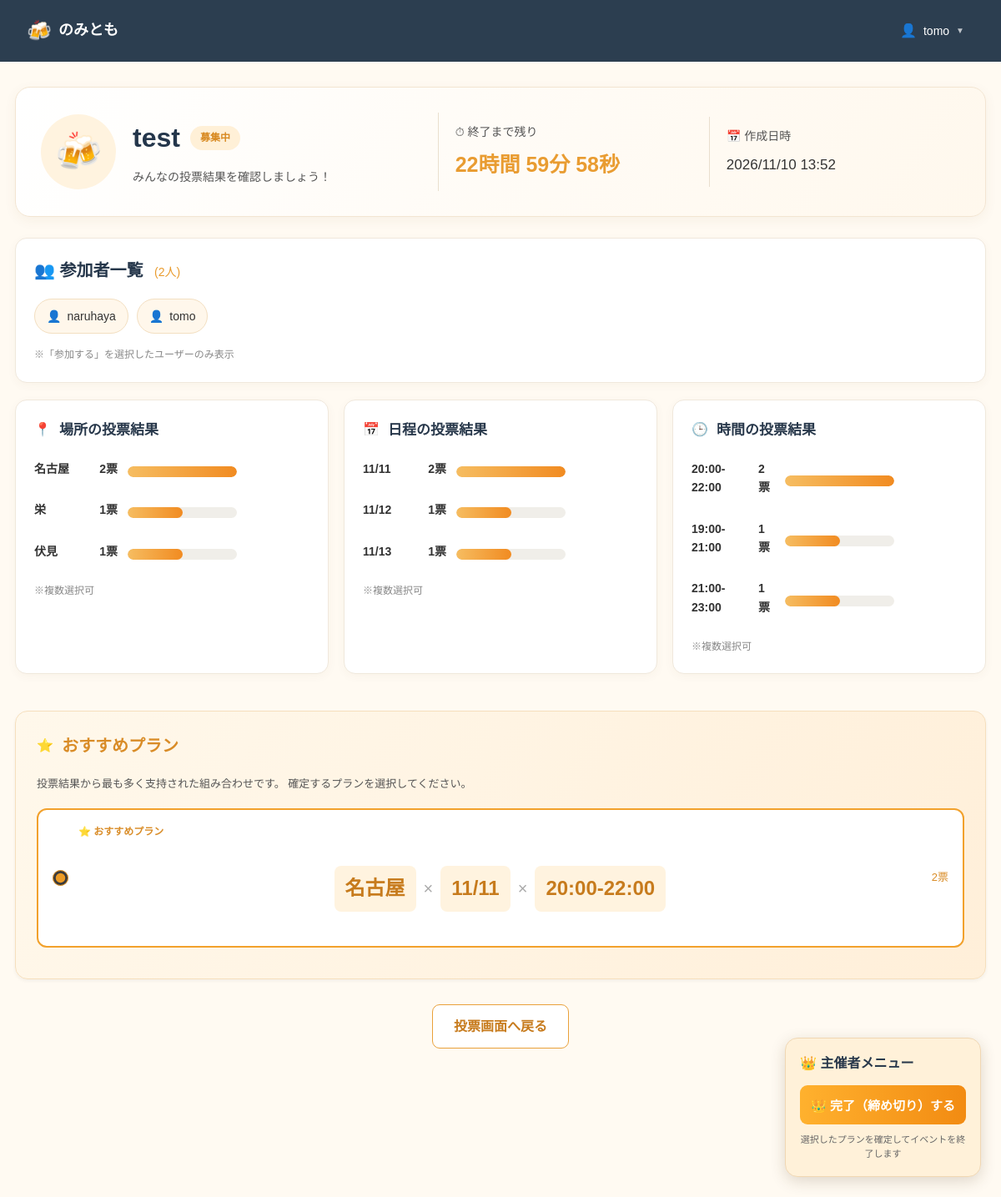
Screenshot of /result (signed in) with the database file from the repository.
### tables this page shows
CREATE TABLE users (
    id INTEGER PRIMARY KEY AUTOINCREMENT,
    username TEXT NOT NULL UNIQUE,
    email TEXT NOT NULL UNIQUE,
    password_hash TEXT NOT NULL,
    created_at DATETIME NOT NULL DEFAULT CURRENT_TIMESTAMP
);

CREATE TABLE events (
    id INTEGER PRIMARY KEY AUTOINCREMENT,

    title TEXT NOT NULL,

    host_user_id INTEGER NOT NULL,

    places TEXT,
    dates TEXT,
    times TEXT,

    is_active BOOLEAN NOT NULL DEFAULT 1,

    created_at DATETIME NOT NULL DEFAULT (datetime('now','localtime')),

    finished_at DATETIME, remind_close_sent INTEGER DEFAULT 0, remind_day_sent INTEGER DEFAULT 0, final_date TEXT, final_place TEXT, final_time TEXT, final_votes INTEGER DEFAULT 0,

    FOREIGN KEY(host_user_id)
        REFERENCES users(id)
);

CREATE TABLE votes (
    id INTEGER PRIMARY KEY AUTOINCREMENT,

    event_id INTEGER NOT NULL,
    user_id INTEGER NOT NULL,

    is_join INTEGER NOT NULL,

    place TEXT,
    date TEXT,
    time_slot TEXT,

    created_at DATETIME DEFAULT CURRENT_TIMESTAMP,

    FOREIGN KEY(event_id)
        REFERENCES events(id),

    FOREIGN KEY(user_id)
        REFERENCES users(id)
);

### app.py (the view)
@app.route("/result")
def result():
    auto_close_event()
    if not login_required():
        return redirect(url_for("login"))
    conn = get_db()
    try:
        event = conn.execute("""
            SELECT
                events.*,
                users.username AS host_name
            FROM events
            JOIN users ON events.host_user_id = users.id
            ORDER BY events.is_active DESC, events.id DESC
            LIMIT 1
        """).fetchone()
        if event is None:
            return redirect(url_for("index"))
        votes = conn.execute("""
            SELECT votes.*, users.username
            FROM votes
            JOIN users ON votes.user_id = users.id
            WHERE votes.event_id = ?
        """, (event["id"],)).fetchall()
        participants = []
        place_counter = Counter()
        date_counter = Counter()
        time_counter = Counter()
        for vote in votes:
            if vote["is_join"]:
                participants.append(vote["username"])
                for p in (vote["place"] or "").split(","):
                    if p.strip():
                        place_counter[p.strip()] += 1
                for d in (vote["date"] or "").split(","):
                    if d.strip():
                        date_counter[d.strip()] += 1
                for t in (vote["time_slot"] or "").split(","):
                    if t.strip():
                        time_counter[t.strip()] += 1
        recommended_plans = get_recommended_plans(votes)
        created = datetime.strptime(
            event["created_at"],
            "%Y-%m-%d %H:%M:%S"
        )
        end_time = created + timedelta(hours=24)
        remain = end_time - datetime.now()
        if remain.total_seconds() < 0:
            remain = timedelta(0)
        total_seconds = int(remain.total_seconds())
        hours = total_seconds // 3600
        minutes = (total_seconds % 3600) // 60
        seconds = total_seconds % 60
        is_host = (
            session["username"] == event["host_name"]
        )
        return render_template(
            "result.html",
            username=session["username"],
            event=event,
            host_name=event["host_name"],
            participants=participants,
            place_results=place_counter.most_common(),
            date_results=date_counter.most_common(),
            time_results=time_counter.most_common(),
            recommended_plans=recommended_plans,
            is_host=is_host,
            voted=request.args.get("voted"),
            remain_hours=hours,
            remain_minutes=minutes,
            remain_seconds=seconds,
            created_at=created.strftime("%Y/%m/%d %H:%M")
        )
    finally:
        conn.close()

### app.py (called while the page is built)
def get_db():
    conn = sqlite3.connect(DB_NAME)
    conn.row_factory = sqlite3.Row
    return conn

def login_required():
    return "username" in session

### templates/result.html (shortened to what this page needs)
<!DOCTYPE html>
<html lang="ja">
<head>
    <link rel="stylesheet" href="{{ url_for('static', filename='css/style.css') }}">
</head>
<body>
<header class="header">
    <div class="header-logo">
        <span class="beer-icon">🍻</span>
        <span class="header-title">のみとも</span>
    </div>
    <div class="header-user dropdown">
        <span class="user-icon">👤</span>
        <span class="user-name">{{ username }}</span>
        <span class="dropdown-arrow">▼</span>
    </div>
</header>
<main class="result-page">
    <section class="result-header-card">
        <div class="result-title-wrapper">
            <span class="large-beer-icon">🍻</span>
            <div>
                <h1 class="result-title">
                    {{ event.title }}
                    <span class="status-badge">
                        {% if event.is_active %}
                            募集中
                        {% else %}
                            終了
                        {% endif %}
                    </span>
                </h1>
                <p class="result-subtitle">
                    みんなの投票結果を確認しましょう！
                </p>
            </div>
        </div>
        <div class="header-info">
            <div class="header-info-label">
                ⏱ 終了まで残り
            </div>
            <div class="countdown"
                 id="countdown"
                 data-seconds="{{ remain_hours * 3600 + remain_minutes * 60 + remain_seconds }}">
            </div>
        </div>
        <div class="header-info">
            <div class="header-info-label">
                📅 作成日時
            </div>
            <div class="created-time">
                {{ created_at }}
            </div>
        </div>
    </section>
    <section class="result-section">
        <h2 class="section-title">
            👥 参加者一覧
            <span class="participant-count">
                ({{ participants|length }}人)
            </span>
        </h2>
        <div class="participant-list">
            {% for p in participants %}
            <div class="participant-badge">
                <span>👤</span>
                <span>{{ p }}</span>
            </div>
            {% else %}
            <p>まだ参加者はいません。</p>
            {% endfor %}
        </div>
        <p class="note-text">
            ※「参加する」を選択したユーザーのみ表示
        </p>
    </section>
    <div class="voting-results-grid">
        {% for title, icon, results in [
            ("場所の投票結果", "📍", place_results),
            ("日程の投票結果", "📅", date_results),
            ("時間の投票結果", "🕒", time_results)
        ] %}
        <section class="result-card">
            <div class="result-card-header">
                <span>{{ icon }}</span>
                <h3 class="result-card-title">{{ title }}</h3>
            </div>
            {% set max_count = results[0][1] if results else 1 %}
            {% for name, count in results %}
            <div class="vote-bar-item">
                <div class="vote-bar-top">
                    <span>{{ name }}</span>
                    <span>{{ count }}票</span>
                </div>
                <div class="vote-bar-bg">
                    <div class="vote-bar-fill"
                         style="width: {{ (count / max_count * 100)|round }}%;">
                    </div>
                </div>
            </div>
            {% else %}
                <p>まだ投票がありません。</p>
            {% endfor %}
            <p class="note-text">※複数選択可</p>
        </section>
        {% endfor %}
    </div>
    <section class="recommended-plan-card">
        <div class="recommended-header">
            <span>⭐</span>
            <h2 class="section-title">おすすめプラン</h2>
        </div>
        {% if event.final_place and event.final_date and event.final_time %}
            <p class="recommend-description">
                主催者によって最終決定されたプランです。
            </p>
            <div class="final-plan">
                <div class="final-plan-title">
                    👑 最終決定プラン
                </div>
                <div class="plan-combination">
                    <span class="plan-item">{{ event.final_place }}</span>
                    <span class="plan-cross">×</span>
                    <span class="plan-item">{{ event.final_date }}</span>
                    <span class="plan-cross">×</span>
                    <span class="plan-item">{{ event.final_time }}</span>
                </div>
                <p class="plan-votes">
                    {{ event.final_votes or 0 }}票
                </p>
            </div>
        {% elif recommended_plans %}
            <p class="recommend-description">
                投票結果から最も多く支持された組み合わせです。
                {% if event.is_active and is_host %}
                    確定するプランを選択してください。
                {% elif event.is_active %}
                    主催者が最終決定します。
                {% else %}
                    自動締切となったため、こちらは集計上のおすすめです。
                {% endif %}
            </p>
            {% if event.is_active and is_host %}
            <form method="POST" action="{{ url_for('complete') }}"
                  id="completeForm">
            {% endif %}
                {% for plan in recommended_plans %}
                <label class="plan-option"
                    {% if event.is_active and is_host %}
                    data-place="{{ plan.place }}"
                    data-date="{{ plan.date }}"
                    data-time="{{ plan.time }}"
                    {% endif %}>
                    {% if event.is_active and is_host %}
                    <input type="radio"
                           name="plan_choice"
                           value="{{ loop.index0 }}"
                           {% if loop.first %}checked{% endif %}>
                    {% endif %}
                    <div class="plan-option-content">
                        <div class="plan-label">
                            ⭐ おすすめプラン
                        </div>
                        <div class="plan-combination">
                            <span class="plan-item">{{ plan.place }}</span>
                            <span class="plan-cross">×</span>
                            <span class="plan-item">{{ plan.date }}</span>
                            <span class="plan-cross">×</span>
                            <span class="plan-item">{{ plan.time }}</span>
                        </div>
                    </div>
                    <span class="plan-votes">
                        {{ plan.votes }}票
                    </span>
                </label>
                {% endfor %}
                {% if event.is_active and is_host %}
            </form>
                {% endif %}
        {% else %}
            <p>おすすめプランを作成できるだけの投票がありません。</p>
        {% endif %}
    </section>
    <div class="bottom-actions-grid">
        {% if event.is_active %}
        <a href="{{ url_for('event') }}" class="back-button">
            投票画面へ戻る
        </a>
        {% else %}
        <a href="{{ url_for('index') }}" class="back-button">
            トップ画面へ戻る
        </a>
        {% endif %}
    </div>
</main>
{% if event.is_active and is_host and recommended_plans %}
<div class="host-menu">
    <h3>👑 主催者メニュー</h3>
    <button type="submit"
            form="completeForm"
            class="host-complete-button"
            onclick="return confirm('このプランで確定してイベントを終了しますか？');">
        👑 完了（締め切り）する
    </button>
    <p class="host-menu-note">
        選択したプランを確定してイベントを終了します
    </p>
</div>
{% endif %}
</body>
</html>

### static/css/style.css (style rules this page uses)
:root { --primary-color: #F5A623; --primary-hover: #E09000; --primary-light: #FFF8E7; --secondary-color: #2C3E50; --text-primary: #333333; --text-secondary: #666666; --text-muted: #999999; --background: #FFFEF5; --white: #FFFFFF; --border-color: #E0E0E0; --error-color: #E74C3C; --success-color: #27AE60; --shadow-sm: 0 2px 4px rgba(0, 0, 0, 0.05); --shadow-md: 0 4px 12px rgba(0, 0, 0, 0.1); --shadow-lg: 0 8px 24px rgba(0, 0, 0, 0.12); --radius-sm: 8px; --radius-md: 12px; --radius-lg: 16px; --radius-full: 50px; }
* { margin: 0; padding: 0; box-sizing: border-box; }
body { font-family: 'Hiragino Sans', 'Hiragino Kaku Gothic ProN', 'Noto Sans JP', sans-serif; background-color: var(--background); color: var(--text-primary); line-height: 1.6; min-height: 100vh; }
.header { background-color: var(--secondary-color); color: var(--white); padding: 16px 32px; display: flex; justify-content: space-between; align-items: center; position: sticky; top: 0; z-index: 100; }
.header-logo { display: flex; align-items: center; gap: 8px; }
.beer-icon { font-size: 24px; }
.header-title { font-size: 18px; font-weight: 600; }
.header-user { display: flex; align-items: center; gap: 8px; cursor: pointer; padding: 8px 12px; border-radius: var(--radius-sm); transition: background-color 0.2s; }
.user-icon { font-size: 16px; }
.user-name { font-size: 14px; }
.dropdown-arrow { font-size: 10px; opacity: 0.7; }
.status-badge { background-color: var(--primary-color); color: var(--white); font-size: 12px; font-weight: 600; padding: 4px 12px; border-radius: var(--radius-full); }
.section-title { font-size: 18px; font-weight: 700; color: var(--text-primary); margin-bottom: 4px; }
.result-header-card { background-color: var(--white); border-radius: var(--radius-lg); padding: 32px; box-shadow: var(--shadow-md); margin-bottom: 24px; display: flex; justify-content: space-between; align-items: center; flex-wrap: wrap; gap: 24px; }
.result-title-wrapper { display: flex; align-items: center; gap: 16px; }
.large-beer-icon { font-size: 40px; }
.result-title { font-size: 24px; font-weight: 700; color: var(--text-primary); display: flex; align-items: center; gap: 12px; margin-bottom: 4px; }
.result-subtitle { font-size: 14px; color: var(--text-secondary); }
.result-section { background-color: var(--white); border-radius: var(--radius-lg); padding: 24px 32px; box-shadow: var(--shadow-sm); margin-bottom: 24px; }
.participant-count { font-size: 14px; font-weight: normal; color: var(--text-secondary); margin-left: 8px; }
.participant-list { display: flex; flex-wrap: wrap; gap: 12px; margin-bottom: 16px; }
.participant-badge { display: flex; align-items: center; gap: 8px; padding: 8px 16px; border: 1px solid var(--border-color); border-radius: var(--radius-sm); background-color: var(--white); font-size: 14px; font-weight: 500; }
.note-text { font-size: 12px; color: var(--text-muted); }
.voting-results-grid { display: grid; grid-template-columns: repeat(3, 1fr); gap: 16px; margin-bottom: 24px; }
.result-card { background-color: var(--white); border-radius: var(--radius-lg); padding: 24px; box-shadow: var(--shadow-sm); }
.result-card-header { display: flex; align-items: center; gap: 8px; margin-bottom: 20px; }
.result-card-title { font-size: 16px; font-weight: 700; flex: 1; }
.vote-bar-item { display: grid; grid-template-columns: 100px 1fr 75px; align-items: center; gap: 12px; font-size: 13px; }
.vote-bar-fill { height: 100%; background-color: #DCDCDC; border-radius: var(--radius-full); transition: width 0.5s ease-in-out; }
.recommended-plan-card { background-color: var(--primary-light); border-radius: var(--radius-lg); padding: 32px; margin-bottom: 24px; box-shadow: var(--shadow-sm); }
.recommended-header { display: flex; align-items: center; gap: 8px; margin-bottom: 20px; }
.plan-combination { display: flex; align-items: center; justify-content: center; gap: 16px; background-color: var(--white); padding: 24px; border-radius: var(--radius-md); flex-wrap: wrap; }
.plan-item { font-size: 24px; font-weight: 700; color: var(--primary-hover); }
.plan-cross { font-size: 20px; color: var(--text-muted); }
.bottom-actions-grid { display: grid; grid-template-columns: 2fr 1fr; gap: 24px; margin-bottom: 48px; }
.header-user { position: relative; cursor: pointer; }
.section-title { margin:0; font-size:24px; color:#2f3f54; }

### rows the page displays
users: username "tomo"
events: title "test"
users: username "naruhaya"
votes: place "名古屋", date "11/11", time "20:00-22:00", votes "2"

### other values shown
{{ created_at }} "2026/11/10 13:52"
{{ participants|length }} "2"
{{ icon }} "📍" "📅" "🕒"
{{ title }} "場所の投票結果" "日程の投票結果" "時間の投票結果"
{{ name }} "名古屋" "栄" "伏見" "11/11" "11/12" "11/13" "20:00-22:00" "19:00-21:00" "21:00-23:00"
{{ count }} "2" "1" "1" "2" "1" "1" "2" "1" "1"
